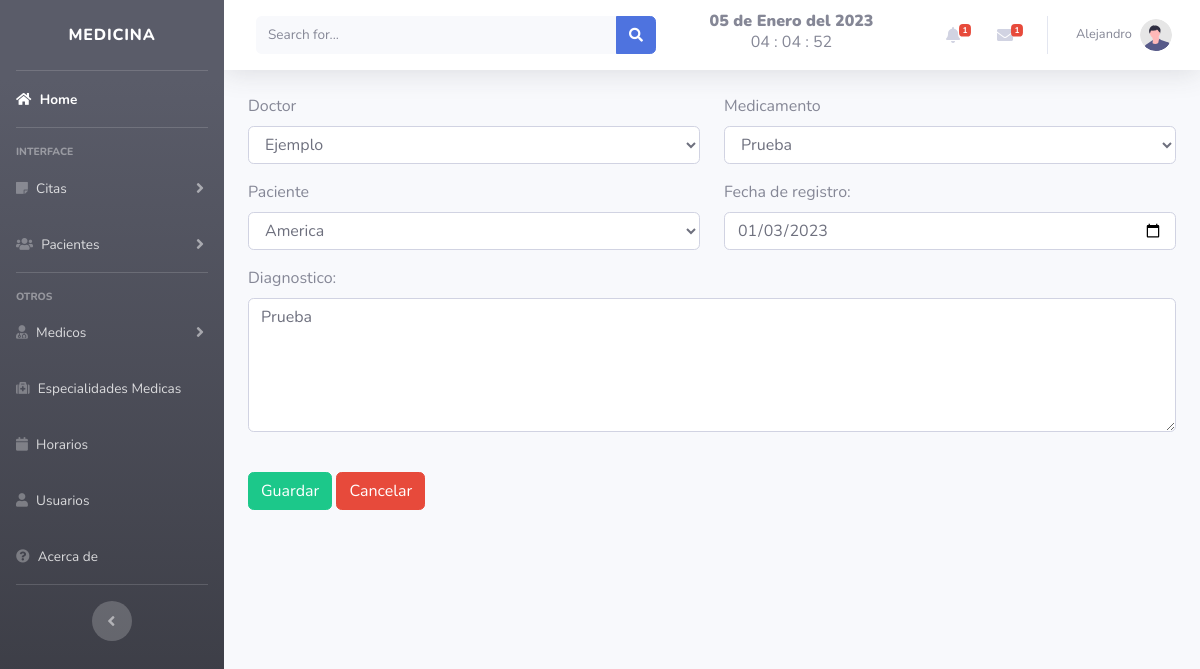
Page /includes/editar_receta.php?id=1 (signed in) on the committed database.
### tables this page shows
CREATE TABLE `recetas` (
  `id` int(11) NOT NULL,
  `id_doctor` int(11) NOT NULL,
  `id_medicamento` int(11) NOT NULL,
  `id_paciente` int(11) NOT NULL,
  `fecha` date NOT NULL,
  `diagnostico` varchar(250) NOT NULL
);

CREATE TABLE `doctor` (
  `id` int(11) NOT NULL,
  `cedula` int(50) NOT NULL,
  `name` varchar(50) NOT NULL,
  `apellidos` varchar(150) NOT NULL,
  `correo` varchar(50) NOT NULL DEFAULT 'current_timestamp()',
  `id_horario` int(11) NOT NULL,
  `id_especialidad` int(11) NOT NULL,
  `sexo` varchar(50) NOT NULL,
  `telefono` varchar(50) NOT NULL,
  `direccion` varchar(150) NOT NULL,
  `fecha` date NOT NULL,
  `fecha_registro` timestamp NOT NULL DEFAULT current_timestamp(),
  `id_rol` int(11) NOT NULL
);

CREATE TABLE `medicamentos` (
  `id` int(11) NOT NULL,
  `caducidad` date NOT NULL,
  `medicamento` varchar(50) NOT NULL,
  `marca` varchar(50) NOT NULL,
  `cantidad` int(11) NOT NULL,
  `entrada` date NOT NULL,
  `salida` date NOT NULL
);

CREATE TABLE `pacientes` (
  `id` int(11) NOT NULL,
  `nombre` varchar(50) NOT NULL,
  `apellidos` varchar(150) NOT NULL,
  `correo` varchar(50) NOT NULL,
  `edad` varchar(150) NOT NULL,
  `ocupacion` varchar(150) NOT NULL,
  `sexo` varchar(50) NOT NULL,
  `estado_civil` varchar(150) NOT NULL,
  `peso` varchar(150) NOT NULL,
  `nacimiento` date NOT NULL,
  `familiar` varchar(150) NOT NULL,
  `telefono` varchar(50) NOT NULL,
  `direccion` varchar(150) NOT NULL,
  `enfermedad` varchar(150) NOT NULL,
  `tipo_sangre` varchar(150) NOT NULL,
  `alergias` varchar(150) NOT NULL,
  `curp` varchar(150) NOT NULL,
  `fecha` timestamp NULL DEFAULT current_timestamp(),
  `estado` varchar(50) NOT NULL,
  `id_user` int(11) NOT NULL
);

### includes/editar_receta.php (the view, shortened to what this page needs)
<?php
include "db.php";
$id = $_GET['id'];
$consulta = "SELECT r.id, r.id_doctor, r.id_medicamento, r.id_paciente, r.fecha, r.diagnostico, d.name, m.medicamento, p.nombre, p.edad, p.peso FROM recetas r
INNER JOIN doctor d ON r.id_doctor = d.id INNER JOIN medicamentos m ON r.id_medicamento = m.id INNER JOIN pacientes p
ON r.id_paciente = p.id WHERE r.id = $id";
$resultado = mysqli_query($conexion, $consulta);
$usuario = mysqli_fetch_assoc($resultado);
?>
<?php include_once "header.php"; ?>
<div class="container">
    <form action="functions.php" method="POST">
        <div class="row">
            <div class="col-sm-6">
                <div class="mb-3">
                    <label>Doctor</label>
                    <select class="form-control" id="id_doctor" name="id_doctor">
                    <option <?php echo $usuario ['id_doctor']==='name' ? "selected='selected' ": "" ?>
                    value="<?php echo $usuario ['id_doctor']; ?>"><?php echo $usuario ['name']; ?> </option>
                    </select>
                </div>
            </div>
            <div class="col-sm-6">
                <div class="mb-3">
                    <label>Medicamento</label>
                    <select class="form-control" id="id_medicamento" name="id_medicamento">
                    <option <?php echo $usuario ['id_medicamento']==='name' ? "selected='selected' ": "" ?>
                    value="<?php echo $usuario ['id_medicamento']; ?>"><?php echo $usuario ['medicamento']; ?> </option>
                    </select>
                </div>
            </div>
        </div>
        <div class="row">
            <div class="col-sm-6">
                <div class="mb-3">
                    <label>Paciente</label>
                    <select class="form-control" id="id_paciente" name="id_paciente">
                    <option <?php echo $usuario ['id_paciente']==='nombre' ? "selected='selected' ": "" ?>
                    value="<?php echo $usuario ['id_paciente']; ?>"><?php echo $usuario ['nombre']; ?> </option>
                    </select>
                </div>
            </div>
            <div class="col-sm-6">
                <div class="mb-3">
                    <label for="username">Fecha de registro:</label><br>
                    <input type="date" name="fecha" id="fecha" class="form-control" value="<?php echo $usuario ['fecha']; ?>">
                </div>
            </div>
        </div>
        <div class="form-group">
            <label for="mensaje" class="form-label">Diagnostico:</label>
            <textarea required id="diagnostico" name="diagnostico" cols="30" rows="5" class="form-control" placeholder="Diagnostico Medico..."  required ><?php echo $usuario ['diagnostico']; ?></textarea>
        </div>
        <br>
        <div class="mb-3">
            <input type="submit" value="Guardar" id="register" class="btn btn-success" name="registrar">
            <a href="../views/recetas.php" class="btn btn-danger">Cancelar</a>
        </div>
</div>

### rows in the picture
recetas: id_doctor "Ejemplo", id_medicamento "Prueba", id_paciente "America", fecha "01/03/2023", diagnostico "Prueba"

### other values in the picture
fecha() "05 de Enero del 2023"
$_SESSION['nombre'] "Alejandro"
